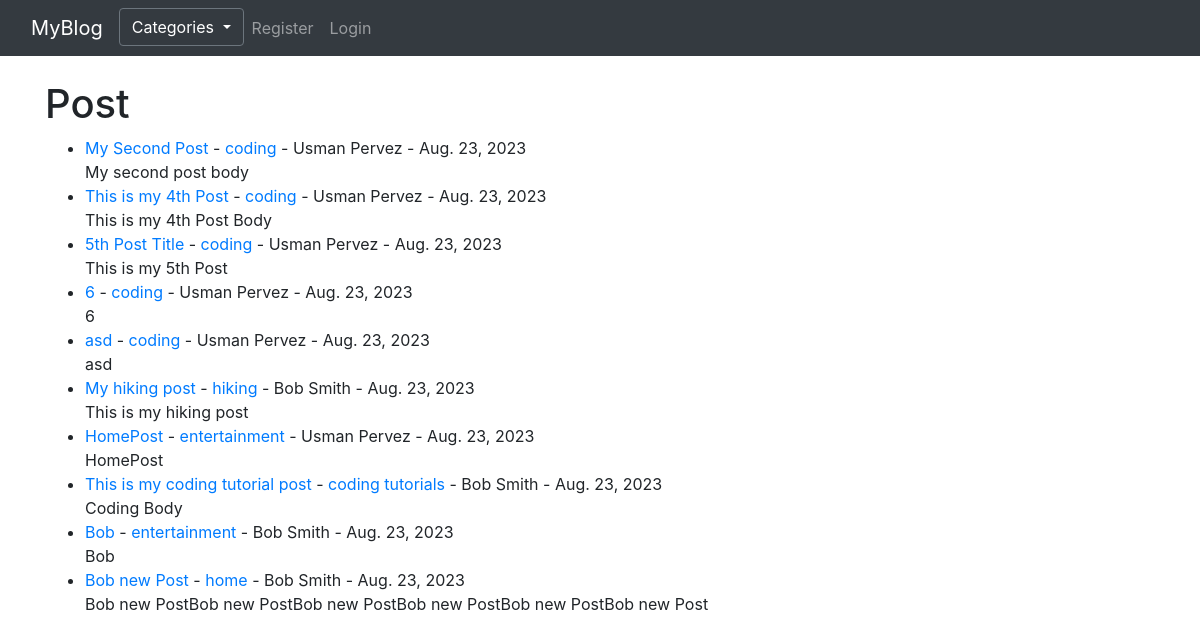
The page / on the database its author committed.
### theblog/models.py (models this page shows, shortened)
class Post(models.Model):
    title = models.CharField(max_length=255)
    title_tag = models.CharField(max_length=255)
    title_tag = models.CharField(max_length=255)
    author = models.ForeignKey(User, on_delete=models.CASCADE)
    body = models.TextField()
    post_date = models.DateField(auto_now_add=True)
    category = models.CharField(max_length=255, default="coding")
    likes = models.ManyToManyField(User, related_name='blog_posts')

### theblog/views.py (the view)
class HomeView(ListView):
    model = Post
    template_name = 'home.html'
    ordering = ['-post_date']
    def get_context_data(self, *args, **kwargs):
        cat_menu = Category.objects.all()
        context = super(HomeView, self).get_context_data(*args, **kwargs)
        context["cat_menu"] = cat_menu
        return context

### theblog/models.py (called while the page is built)
    def __str__(self):
        return self.name

### theblog/templates/home.html (shortened to what this page needs)
{% extends 'base.html' %}
{% block content %}
    <h1>Post</h1>
    <ul>
    {% for post in object_list %}
        <li><a href="{% url 'article-detail' post.pk %}"> {{ post.title }}</a> - <a href="{% url 'category' post.category|slugify %}">{{ post.category }}</a> - {{ post.author.first_name }} {{ post.author.last_name }} - {{ post.post_date }}
            <br/>
            {{ post.body|slice:"200"|safe }}
        </li>
    {% endfor %}
    </ul>
{% endblock %}

### rows shown on the page
Post: title "My Second Post", category "coding", author.first_name "Usman", author.last_name "Pervez", post_date "Aug. 23, 2023", body "My second post body"
Post: title "This is my 4th Post", category "coding", author.first_name "Usman", author.last_name "Pervez", post_date "Aug. 23, 2023", body "This is my 4th Post Body"
Post: title "5th Post Title", category "coding", author.first_name "Usman", author.last_name "Pervez", post_date "Aug. 23, 2023", body "This is my 5th Post"
Post: title "6", category "coding", author.first_name "Usman", author.last_name "Pervez", post_date "Aug. 23, 2023", body "6"
Post: title "asd", category "coding", author.first_name "Usman", author.last_name "Pervez", post_date "Aug. 23, 2023", body "asd"
Post: title "My hiking post", category "hiking", author.first_name "Bob", author.last_name "Smith", post_date "Aug. 23, 2023", body "This is my hiking post"
Post: title "HomePost", category "entertainment", author.first_name "Usman", author.last_name "Pervez", post_date "Aug. 23, 2023", body "HomePost"
Post: title "This is my coding tutorial post", category "coding tutorials", author.first_name "Bob", author.last_name "Smith", post_date "Aug. 23, 2023", body "Coding Body"
Post: title "Bob", category "entertainment", author.first_name "Bob", author.last_name "Smith", post_date "Aug. 23, 2023", body "Bob"
Post: title "Bob new Post", category "home", author.first_name "Bob", author.last_name "Smith", post_date "Aug. 23, 2023", body "Bob new PostBob new PostBob new PostBob new PostBob new PostBob new Post"
